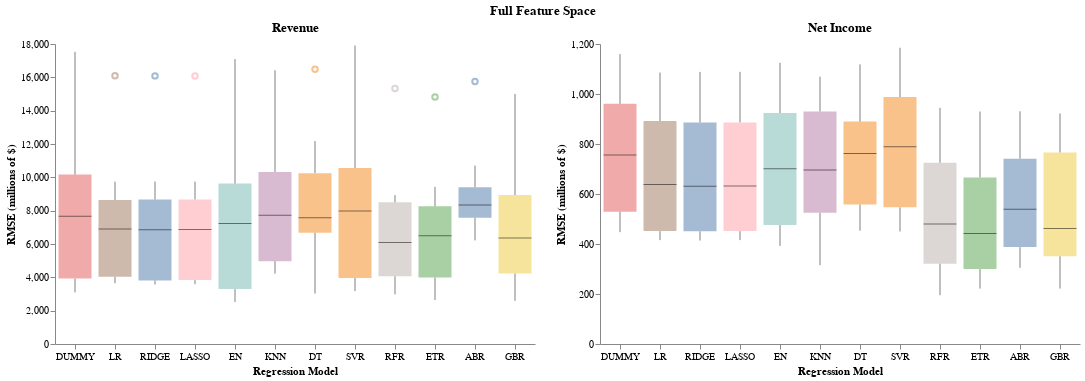

Notebook source saved alongside this figure:
### Code cell
full_chart4 = (rev_chart4 | ear_chart4).properties(
    title=alt.TitleParams('Full Feature Space', anchor='middle'))
full_chart4.configure_view(stroke=None)

### Figure 1 — Vega-Lite specification as saved in the notebook (floating-point values rounded to 4 significant figures)
{"config": {"view": {"continuousWidth": 300, "continuousHeight": 300, "stroke": null}}, "hconcat": [{"data": {"name": "data-54fdfa66099ee0227afdc51bdfba7479"}, "mark": {"type": "boxplot", "median": {"color": "black", "strokeWidth": 3}, "opacity": 0.5, "size": 33}, "encoding": {"color": {"field": "model", "legend": null, "type": "nominal"}, "x": {"axis": {"grid": false, "labelAngle": 0}, "field": "model", "sort": ["DUMMY", "LR", "RIDGE", "LASSO", "EN", "KNN", "DT", "SVR", "RFR", "ETR", "ABR", "GBR"], "title": "Regression Model", "type": "nominal"}, "y": {"axis": {"grid": false}, "field": "rmse", "title": "RMSE (millions of $)", "type": "quantitative"}}, "height": 300, "title": "Revenue", "width": 480}, {"data": {"name": "data-338bae2fda877927fe84439ad3107468"}, "mark": {"type": "boxplot", "median": {"color": "black", "strokeWidth": 3}, "opacity": 0.5, "size": 33}, "encoding": {"color": {"field": "model", "legend": null, "type": "nominal"}, "x": {"axis": {"grid": false, "labelAngle": 0}, "field": "model", "sort": ["DUMMY", "LR", "RIDGE", "LASSO", "EN", "KNN", "DT", "SVR", "RFR", "ETR", "ABR", "GBR"], "title": "Regression Model", "type": "nominal"}, "y": {"axis": {"grid": false}, "field": "rmse", "title": "RMSE (millions of $)", "type": "quantitative"}}, "height": 300, "title": "Net Income", "width": 480}], "title": {"text": "Full Feature Space", "anchor": "middle"}, "$schema": "https://vega.github.io/schema/vega-lite/v5.20.1.json", "datasets": {"data-54fdfa66099ee0227afdc51bdfba7479": [{"model": "DUMMY", "rmse": 4361.0}, {"model": "DUMMY", "rmse": 17530.0}, {"model": "DUMMY", "rmse": 11150.0}, {"model": "DUMMY", "rmse": 3779.0}, {"model": "DUMMY", "rmse": 3603.0}, {"model": "DUMMY", "rmse": 3097.0}, {"model": "DUMMY", "rmse": 10290.0}, {"model": "DUMMY", "rmse": 7456.0}, {"model": "DUMMY", "rmse": 7874.0}, {"model": "DUMMY", "rmse": 9796.0}, {"model": "LR", "rmse": 4298.0}, {"model": "LR", "rmse": 16090.0}, {"model": "LR", "rmse": 9743.0}, {"model": "LR", "rmse": 3641.0}, {"model": "LR", "rmse": 3782.0}, {"model": "LR", "rmse": 3940.0}, {"model": "LR", "rmse": 8708.0}, {"model": "LR", "rmse": 6784.0}, {"model": "LR", "rmse": 7025.0}, {"model": "LR", "rmse": 8431.0}, {"model": "RIDGE", "rmse": 4249.0}, {"model": "RIDGE", "rmse": 16090.0}, {"model": "RIDGE", "rmse": 9752.0}, {"model": "RIDGE", "rmse": 3571.0}, {"model": "RIDGE", "rmse": 3653.0}, {"model": "RIDGE", "rmse": 3661.0}, {"model": "RIDGE", "rmse": 8732.0}, {"model": "RIDGE", "rmse": 6762.0}, {"model": "RIDGE", "rmse": 6954.0}, {"model": "RIDGE", "rmse": 8482.0}, {"model": "LASSO", "rmse": 4271.0}, {"model": "LASSO", "rmse": 16080.0}, {"model": "LASSO", "rmse": 9745.0}, {"model": "LASSO", "rmse": 3593.0}, {"model": "LASSO", "rmse": 3680.0}, {"model": "LASSO", "rmse": 3688.0}, {"model": "LASSO", "rmse": 8732.0}, {"model": "LASSO", "rmse": 6770.0}, {"model": "LASSO", "rmse": 6960.0}, {"model": "LASSO", "rmse": 8481.0}, {"model": "EN", "rmse": 3838.0}, {"model": "EN", "rmse": 17100.0}, {"model": "EN", "rmse": 10680.0}, {"model": "EN", "rmse": 3111.0}, {"model": "EN", "rmse": 3013.0}, {"model": "EN", "rmse": 2523.0}, {"model": "EN", "rmse": 9725.0}, {"model": "EN", "rmse": 7048.0}, {"model": "EN", "rmse": 7406.0}, {"model": "EN", "rmse": 9316.0}, {"model": "KNN", "rmse": 4707.0}, {"model": "KNN", "rmse": 16430.0}, {"model": "KNN", "rmse": 10890.0}, {"model": "KNN", "rmse": 4926.0}, {"model": "KNN", "rmse": 4220.0}, {"model": "KNN", "rmse": 5106.0}, {"model": "KNN", "rmse": 10380.0}, {"model": "KNN", "rmse": 8000.0}, {"model": "KNN", "rmse": 7441.0}, {"model": "KNN", "rmse": 10160.0}, {"model": "DT", "rmse": 6554.0}, {"model": "DT", "rmse": 16480.0}, {"model": "DT", "rmse": 12180.0}, {"model": "DT", "rmse": 3027.0}, {"model": "DT", "rmse": 3490.0}, {"model": "DT", "rmse": 7241.0}, {"model": "DT", "rmse": 10430.0}, {"model": "DT", "rmse": 7038.0}, {"model": "DT", "rmse": 7907.0}, {"model": "DT", "rmse": 9720.0}, {"model": "SVR", "rmse": 4654.0}, {"model": "SVR", "rmse": 17910.0}, {"model": "SVR", "rmse": 11490.0}, {"model": "SVR", "rmse": 3641.0}, {"model": "SVR", "rmse": 3727.0}, {"model": "SVR", "rmse": 3178.0}, {"model": "SVR", "rmse": 10730.0}, {"model": "SVR", "rmse": 7711.0}, {"model": "SVR", "rmse": 8257.0}, {"model": "SVR", "rmse": 10080.0}, {"model": "RFR", "rmse": 3655.0}, {"model": "RFR", "rmse": 15320.0}, {"model": "RFR", "rmse": 8824.0}, {"model": "RFR", "rmse": 5289.0}, {"model": "RFR", "rmse": 3343.0}, {"model": "RFR", "rmse": 2979.0}, {"model": "RFR", "rmse": 7551.0}, {"model": "RFR", "rmse": 5524.0}, {"model": "RFR", "rmse": 6643.0}, {"model": "RFR", "rmse": 8931.0}, {"model": "ETR", "rmse": 3335.0}, {"model": "ETR", "rmse": 14820.0}, {"model": "ETR", "rmse": 8621.0}, {"model": "ETR", "rmse": 6613.0}, {"model": "ETR", "rmse": 3484.0}, {"model": "ETR", "rmse": 2638.0}, {"model": "ETR", "rmse": 7174.0}, {"model": "ETR", "rmse": 5501.0}, {"model": "ETR", "rmse": 6363.0}, {"model": "ETR", "rmse": 9430.0}, {"model": "ABR", "rmse": 6274.0}, {"model": "ABR", "rmse": 15750.0}, {"model": "ABR", "rmse": 9616.0}, {"model": "ABR", "rmse": 7795.0}, {"model": "ABR", "rmse": 7951.0}, {"model": "ABR", "rmse": 6217.0}, {"model": "ABR", "rmse": 8725.0}, {"model": "ABR", "rmse": 7492.0}, {"model": "ABR", "rmse": 8797.0}, {"model": "ABR", "rmse": 10710.0}, {"model": "GBR", "rmse": 3922.0}, {"model": "GBR", "rmse": 15000.0}, {"model": "GBR", "rmse": 9883.0}, {"model": "GBR", "rmse": 4371.0}, {"model": "GBR", "rmse": 4184.0}, {"model": "GBR", "rmse": 2592.0}, {"model": "GBR", "rmse": 7641.0}, {"model": "GBR", "rmse": 6271.0}, {"model": "GBR", "rmse": 6452.0}, {"model": "GBR", "rmse": 9374.0}], "data-338bae2fda877927fe84439ad3107468": [{"model": "DUMMY", "rmse": 694.5}, {"model": "DUMMY", "rmse": 1124.0}, {"model": "DUMMY", "rmse": 963.6}, {"model": "DUMMY", "rmse": 454.7}, {"model": "DUMMY", "rmse": 447.5}, {"model": "DUMMY", "rmse": 570.3}, {"model": "DUMMY", "rmse": 952.5}, {"model": "DUMMY", "rmse": 515.2}, {"model": "DUMMY", "rmse": 1160.0}, {"model": "DUMMY", "rmse": 816.8}, {"model": "LR", "rmse": 627.0}, {"model": "LR", "rmse": 1003.0}, {"model": "LR", "rmse": 916.6}, {"model": "LR", "rmse": 424.0}, {"model": "LR", "rmse": 415.5}, {"model": "LR", "rmse": 479.2}, {"model": "LR", "rmse": 817.1}, {"model": "LR", "rmse": 442.4}, {"model": "LR", "rmse": 1086.0}, {"model": "LR", "rmse": 649.8}, {"model": "RIDGE", "rmse": 609.4}, {"model": "RIDGE", "rmse": 999.9}, {"model": "RIDGE", "rmse": 910.2}, {"model": "RIDGE", "rmse": 417.5}, {"model": "RIDGE", "rmse": 413.8}, {"model": "RIDGE", "rmse": 472.0}, {"model": "RIDGE", "rmse": 814.4}, {"model": "RIDGE", "rmse": 443.6}, {"model": "RIDGE", "rmse": 1088.0}, {"model": "RIDGE", "rmse": 653.0}, {"model": "LASSO", "rmse": 610.4}, {"model": "LASSO", "rmse": 1000.0}, {"model": "LASSO", "rmse": 910.5}, {"model": "LASSO", "rmse": 418.8}, {"model": "LASSO", "rmse": 415.6}, {"model": "LASSO", "rmse": 472.8}, {"model": "LASSO", "rmse": 814.3}, {"model": "LASSO", "rmse": 444.5}, {"model": "LASSO", "rmse": 1089.0}, {"model": "LASSO", "rmse": 652.6}, {"model": "EN", "rmse": 644.2}, {"model": "EN", "rmse": 1075.0}, {"model": "EN", "rmse": 930.5}, {"model": "EN", "rmse": 399.1}, {"model": "EN", "rmse": 392.3}, {"model": "EN", "rmse": 510.9}, {"model": "EN", "rmse": 904.1}, {"model": "EN", "rmse": 464.0}, {"model": "EN", "rmse": 1125.0}, {"model": "EN", "rmse": 757.2}, {"model": "KNN", "rmse": 711.9}, {"model": "KNN", "rmse": 950.4}, {"model": "KNN", "rmse": 945.2}, {"model": "KNN", "rmse": 430.9}, {"model": "KNN", "rmse": 315.4}, {"model": "KNN", "rmse": 564.9}, {"model": "KNN", "rmse": 885.3}, {"model": "KNN", "rmse": 511.3}, {"model": "KNN", "rmse": 1069.0}, {"model": "KNN", "rmse": 680.1}, {"model": "DT", "rmse": 1119.0}, {"model": "DT", "rmse": 841.3}, {"model": "DT", "rmse": 905.7}, {"model": "DT", "rmse": 626.2}, {"model": "DT", "rmse": 453.3}, {"model": "DT", "rmse": 500.2}, {"model": "DT", "rmse": 822.2}, {"model": "DT", "rmse": 534.8}, {"model": "DT", "rmse": 1072.0}, {"model": "DT", "rmse": 702.0}, {"model": "SVR", "rmse": 716.0}, {"model": "SVR", "rmse": 1161.0}, {"model": "SVR", "rmse": 968.1}, {"model": "SVR", "rmse": 450.2}, {"model": "SVR", "rmse": 472.0}, {"model": "SVR", "rmse": 587.1}, {"model": "SVR", "rmse": 994.5}, {"model": "SVR", "rmse": 533.2}, {"model": "SVR", "rmse": 1185.0}, {"model": "SVR", "rmse": 862.6}, {"model": "RFR", "rmse": 484.3}, {"model": "RFR", "rmse": 763.8}, {"model": "RFR", "rmse": 836.5}, {"model": "RFR", "rmse": 336.0}, {"model": "RFR", "rmse": 195.2}, {"model": "RFR", "rmse": 316.3}, {"model": "RFR", "rmse": 608.2}, {"model": "RFR", "rmse": 270.3}, {"model": "RFR", "rmse": 944.6}, {"model": "RFR", "rmse": 475.6}, {"model": "ETR", "rmse": 462.9}, {"model": "ETR", "rmse": 695.5}, {"model": "ETR", "rmse": 850.0}, {"model": "ETR", "rmse": 312.8}, {"model": "ETR", "rmse": 221.7}, {"model": "ETR", "rmse": 295.4}, {"model": "ETR", "rmse": 578.6}, {"model": "ETR", "rmse": 257.0}, {"model": "ETR", "rmse": 929.9}, {"model": "ETR", "rmse": 420.4}, {"model": "ABR", "rmse": 547.2}, {"model": "ABR", "rmse": 774.6}, {"model": "ABR", "rmse": 873.0}, {"model": "ABR", "rmse": 371.7}, {"model": "ABR", "rmse": 305.0}, {"model": "ABR", "rmse": 435.1}, {"model": "ABR", "rmse": 641.4}, {"model": "ABR", "rmse": 352.6}, {"model": "ABR", "rmse": 930.9}, {"model": "ABR", "rmse": 530.6}, {"model": "GBR", "rmse": 435.6}, {"model": "GBR", "rmse": 766.6}, {"model": "GBR", "rmse": 833.5}, {"model": "GBR", "rmse": 445.4}, {"model": "GBR", "rmse": 221.8}, {"model": "GBR", "rmse": 322.9}, {"model": "GBR", "rmse": 764.5}, {"model": "GBR", "rmse": 267.6}, {"model": "GBR", "rmse": 922.2}, {"model": "GBR", "rmse": 479.1}]}}
